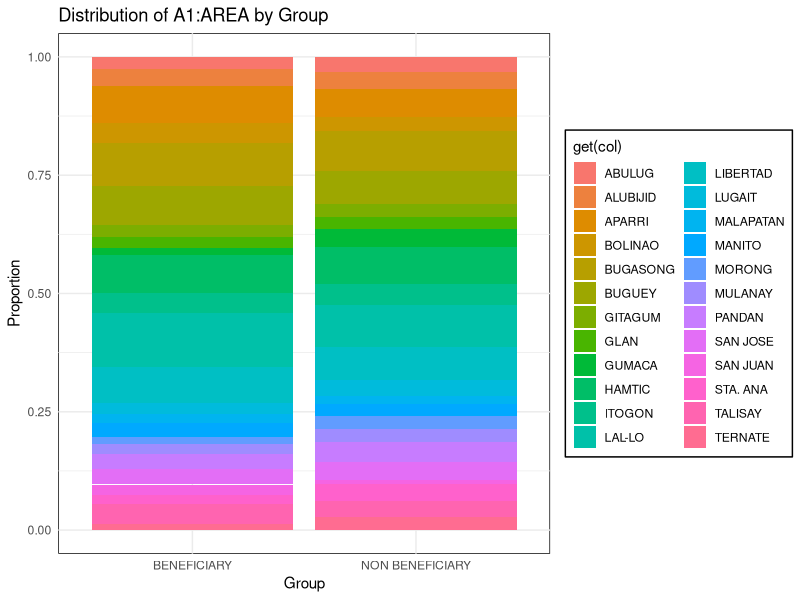
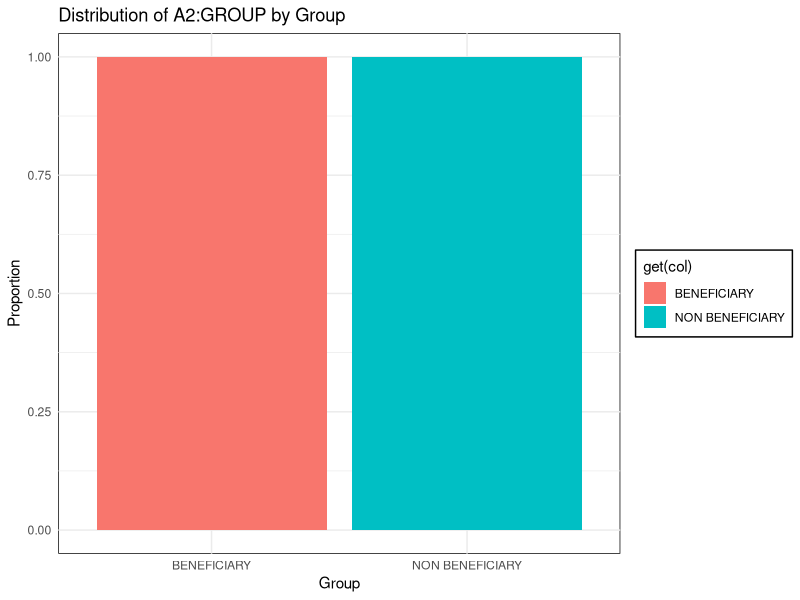
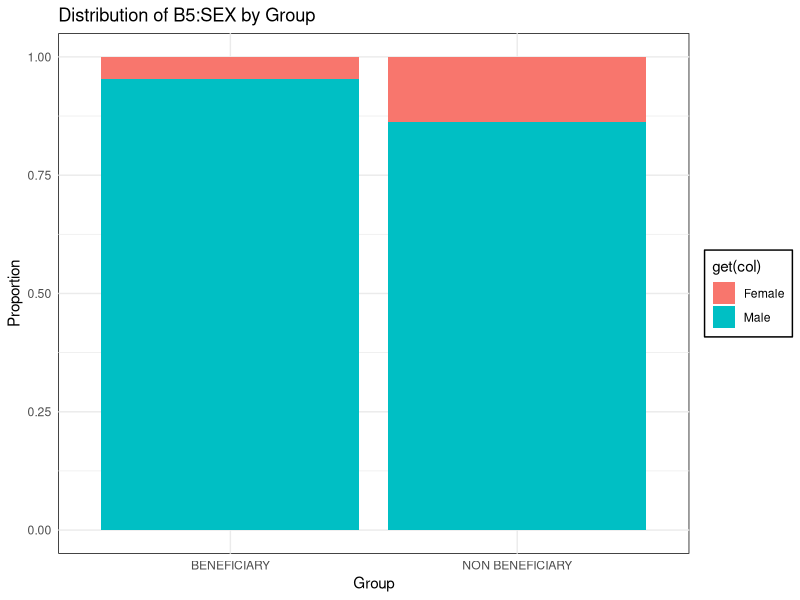
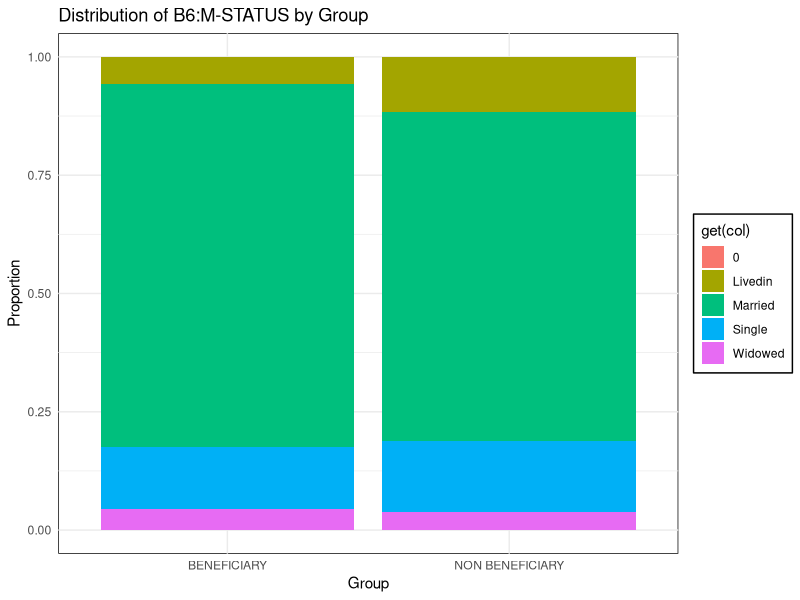
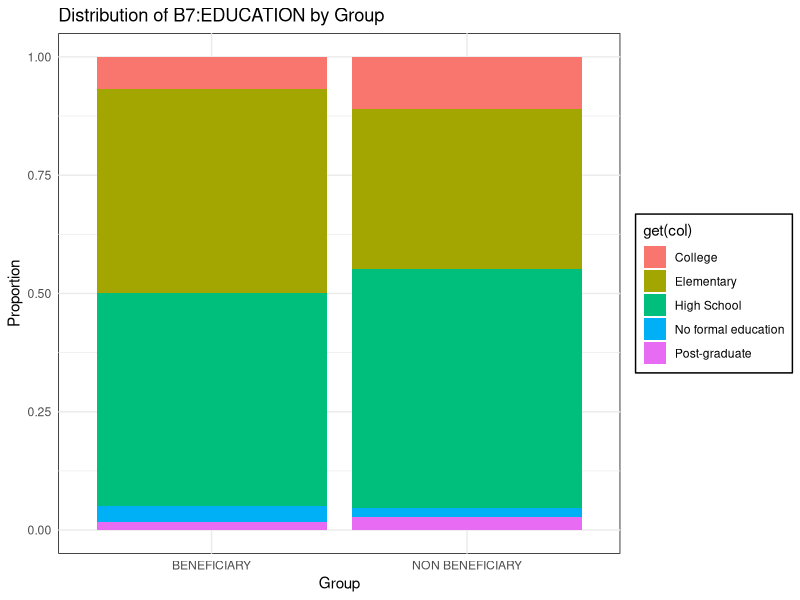
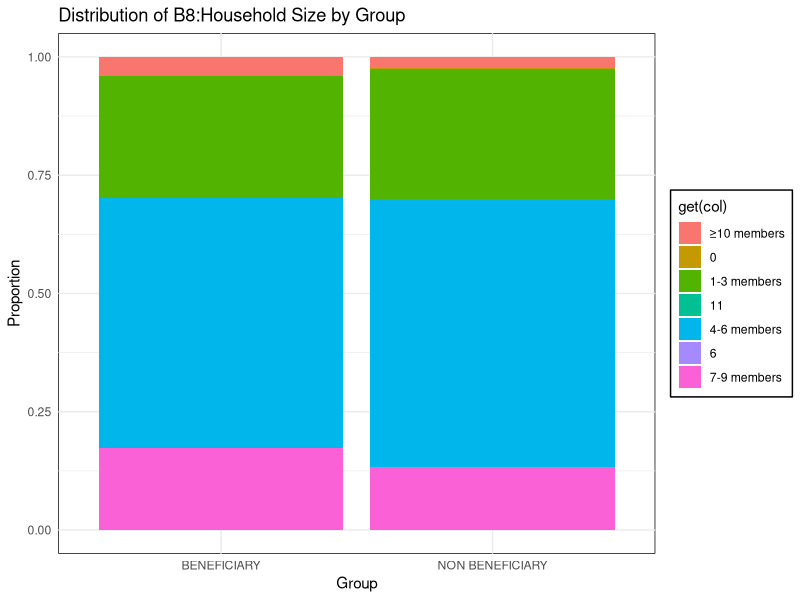
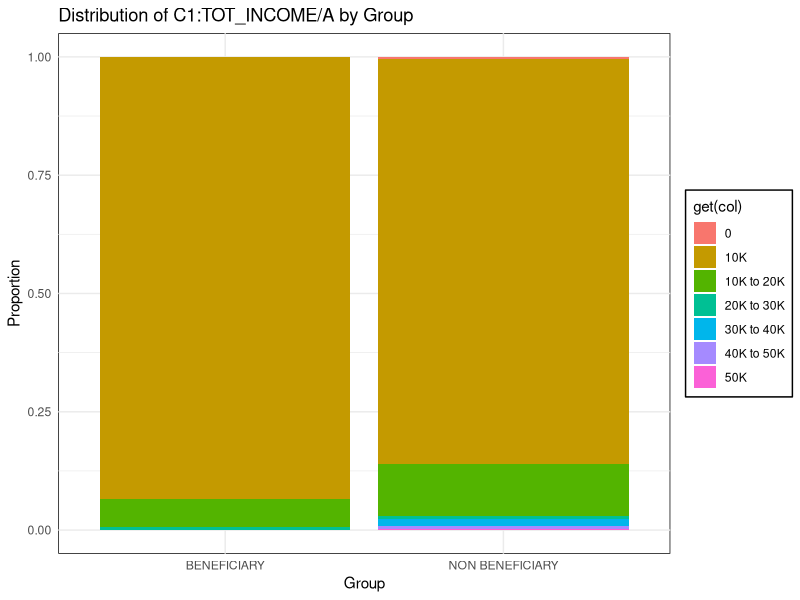
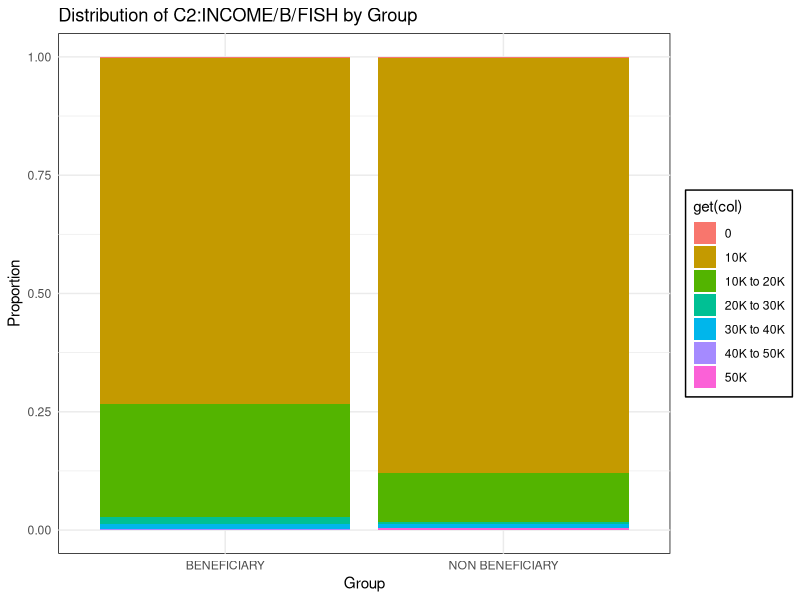

Reproduce these figures in R, in order. (Note: this script raises an error after producing the figures.)
# Download the ff packages
# install.packages(c('readxl', 'ggplot2', 'dplyr', 'tidyr', 'readr',"reshape2"))
# ----------------------------------------
# Load required libraries
# ----------------------------------------
library(readxl)
library(ggplot2)
library(dplyr)
library(tidyr)
library(readr)
library(reshape2)
# ----------------------------------------
# Define function to clean filenames (Windows-safe)
# ----------------------------------------
clean_filename <- function(filename) {
  gsub("[:?<>|*\"/\\\\]", "_", filename)  # Replace invalid characters with "_"
}

# ----------------------------------------
# Load dataset
# ----------------------------------------
df_A <- read_csv("Dataset/cleaned_data.csv", show_col_types = FALSE)

# Ensure 'A2:GROUP' exists and is a factor
if (!"A2:GROUP" %in% colnames(df_A)) {
  stop("Error: Column 'A2:GROUP' not found in dataset.")
}
df_A$`A2:GROUP` <- as.factor(df_A$`A2:GROUP`)

# ----------------------------------------
# Identify column types
# ----------------------------------------
categorical_cols <- names(df_A)[sapply(df_A, is.character) | sapply(df_A, is.factor)]
numerical_cols <- names(df_A)[sapply(df_A, is.numeric)]

# Remove 'A2:GROUP' from categorical list (since it's the grouping column)
categorical_cols <- setdiff(categorical_cols, "GROUP")

# ----------------------------------------
# Create a directory for saving plots
# ----------------------------------------
if (!dir.exists("visualizations")) {
  dir.create("visualizations")
}
# ----------------------------------------
# Generate Stacked Bar Charts (Categorical Variables)
# ----------------------------------------
for (col in categorical_cols) {
  p <- ggplot(df_A, aes(x = `A2:GROUP`, fill = get(col))) + 
    geom_bar(position = "fill") +
    labs(title = paste("Distribution of", col, "by Group"), x = "Group", y = "Proportion") +
    theme_minimal() +
    theme(panel.background = element_rect(fill = "white")) +
    theme(legend.background = element_rect(fill = "white", color = "black"))
  
  ggsave(filename = paste0("visualizations/stacked_bar", clean_filename(col), "_stacked_bar.png"),
         plot = p, width = 8, height = 5)
}

# ----------------------------------------
# Generate Non-Stacked Bar Charts (Categorical Variables)
# ----------------------------------------
for (col in categorical_cols) {
  p <- ggplot(df_A, aes(x = `A2:GROUP`, fill = get(col))) + 
    geom_bar(position = "dodge") +  # Non-stacked bar graph
    labs(title = paste("Count of", col, "by Group"), x = "Group", y = "Count") +
    theme_minimal() +
    theme(panel.background = element_rect(fill = "white")) +
    theme(legend.background = element_rect(fill = "white", color = "black")) 
  
  ggsave(filename = paste0("visualizations/nonstacked_bar", clean_filename(col), "_non_stacked_bar.png"),
         plot = p, width = 8, height = 5)
}

# ----------------------------------------
# Generate Box Plots (Numerical Variables)
# ----------------------------------------
for (col in numerical_cols) {
  p <- ggplot(df_A, aes(x = `A2:GROUP`, y = get(col), fill = `A2:GROUP`)) +
    geom_boxplot() +
    labs(title = paste("Distribution of", col, "by Group"), x = "Group", y = col) +
    theme_minimal() +
    theme(panel.background = element_rect(fill = "white")) +
    theme(legend.background = element_rect(fill = "white", color = "black"))
  
  ggsave(filename = paste0("visualizations/boxplots", clean_filename(col), "_boxplot.png"),
         plot = p, width = 8, height = 5)
}

# ----------------------------------------
# Generate Histograms (Numerical Variables)
# ----------------------------------------
for (col in numerical_cols) {
  p <- ggplot(df_A, aes(x = get(col), fill = `A2:GROUP`)) +
    geom_histogram(bins = 30, alpha = 0.6, position = "identity") +
    facet_wrap(~`A2:GROUP`, scales = "free") +
    labs(title = paste("Histogram of", col, "by Group"), x = col, y = "Count") +
    theme_minimal() +
    theme(panel.background = element_rect(fill = "white")) +
    theme(legend.background = element_rect(fill = "white", color = "black"))
  
  ggsave(filename = paste0("visualizations/histograms", clean_filename(col), "_histogram.png"),
         plot = p, width = 8, height = 5)
}
# Clustering (K-Means)
set.seed(123)
df_num <- df_A[, numerical_cols]
df_num_scaled <- scale(df_num)  # Standardizing numerical data
kmeans_result <- kmeans(df_num_scaled, centers = 3)  # Assume 3 clusters
df_A$Cluster <- as.factor(kmeans_result$cluster)

# Visualize Clustering
fviz_cluster(list(data = df_num_scaled, cluster = kmeans_result$cluster))
ggsave("visualizations/kmeans_clusters.png", width = 8, height = 5)

# Decision Tree for Impact Prediction
set.seed(123)
dt_model <- rpart(`A2:GROUP` ~ ., data = df_A, method = "class")
rpart.plot(dt_model)
ggsave("visualizations/decision_tree.png", width = 8, height = 5)

# Association Rule Mining (Apriori)
categorical_data <- df_A[, categorical_cols]
categorical_data[] <- lapply(categorical_data, as.factor)
transactions <- as(categorical_data, "transactions")
rules <- apriori(transactions, parameter = list(supp = 0.05, conf = 0.8))
inspect(rules)
cat("✅ All visualizations have been saved in the 'visualizations' folder!\n")
